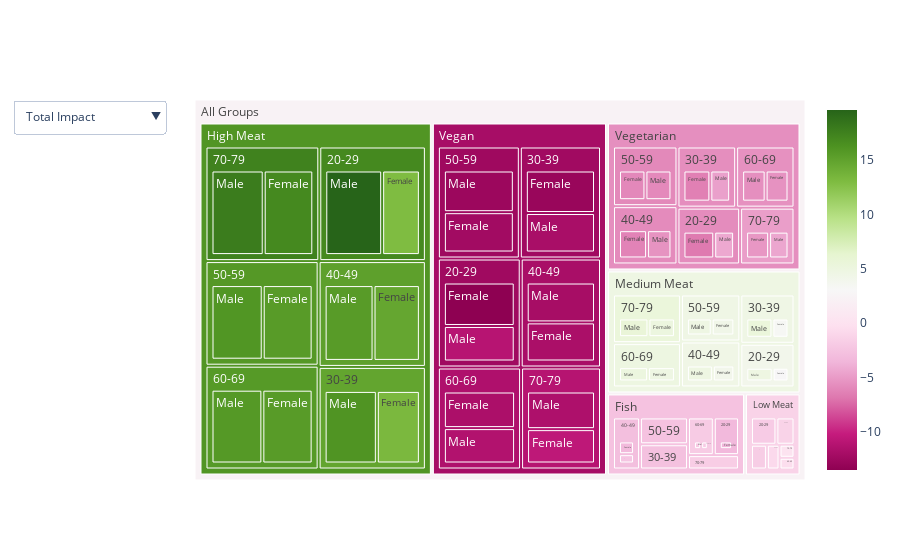

The notebook cell this image was saved under:
### Code cell
import pandas as pd
import plotly.graph_objects as go
import plotly.express as px

# Load and process data
df = pd.read_csv('Results_21Mar2022.csv')

# Aggregate the measures by taking the mean
agg_df = df.groupby(['diet_group', 'age_group', 'sex']).agg(
    {
        'mean_ghgs': ['mean'], 
        'mean_land': ['mean'],
        'mean_watscar': ['mean'],
        'mean_eut': ['mean'],
        'mean_ghgs_ch4': ['mean'],
        'mean_ghgs_n2o': ['mean'],
        'mean_bio': ['mean'],
        'mean_watuse': ['mean'],
        'mean_acid': ['mean']
    }
)
measures = ['mean_ghgs', 'mean_land', 'mean_watscar', 'mean_eut', 'mean_ghgs_ch4', 'mean_ghgs_n2o', 'mean_bio', 'mean_watuse', 'mean_acid']

# Calculate Z-scores
for measure in measures:
    agg_df["z_" + measure] = (agg_df[measure] - agg_df[measure].mean()) / agg_df[measure].std()

# Prepare total impact data
agg_df.reset_index(inplace=True)
agg_df.columns = agg_df.columns.droplevel(1)
cols = [f"z_{measure}" for measure in measures]
agg_df['total_impact'] = agg_df[cols].sum(axis=1)
agg_df['total_impact_abs'] = agg_df['total_impact'].abs()

# Rename groups and sexes for better readability
agg_df['diet_group'] = agg_df['diet_group'].replace({
    'meat100': 'High Meat', 
    'meat': 'Medium Meat', 
    'meat50': 'Low Meat',
    'vegan': 'Vegan',
    'veggie': 'Vegetarian',
    'fish': 'Fish'
})
agg_df['sex'] = agg_df['sex'].replace({'male': 'Male', 'female': 'Female'})

# Prepare long format for individual measures
long_df = agg_df.melt(
    id_vars=['diet_group', 'age_group', 'sex'], 
    value_vars=cols, 
    var_name='measure', 
    value_name='z_score'
)
long_df['measure'] = long_df['measure'].str.replace('z_', '').str.replace('_', ' ').str.title()

long_df.loc[:, 'z_score_abs'] = long_df['z_score'].abs()

# Create treemap for total impact
fig_total = px.treemap(
    agg_df, 
    path=[px.Constant('All Groups'), 'diet_group', 'age_group', 'sex'], 
    values='total_impact_abs', 
    color='total_impact', 
    color_continuous_scale=['darkgreen', 'white', '#bb0000'],
    range_color=(-13, 19)  # Adjusted for total impact range
)

# Create treemap for individual measures
fig_measures = px.treemap(
    long_df, 
    path=[px.Constant('All Groups'), 'diet_group', 'age_group', 'sex', 'measure'], 
    values='z_score_abs', 
    color='z_score', 
    color_continuous_scale=['darkgreen', 'white', '#bb0000'],
    range_color=(-3, 3)  # Adjusted for individual measures range
)

# Combine into a single figure with dropdown
fig = go.Figure()

# Add traces
fig.add_trace(fig_total.data[0])  # Add total impact treemap
fig.add_trace(fig_measures.data[0])  # Add individual measures treemap

# Set initial visibility
fig.data[0].visible = True  # Total impact
fig.data[1].visible = False  # Individual measures

# Create dropdown menu
fig.update_layout(
    updatemenus=[
        {
            "buttons": [
                {
                    "label": "Total Impact",
                    "method": "update",
                    "args": [
                        {"visible": [True, False]},  # Toggle visibility of traces
                        {
                            "coloraxis": {"cmin": -13, "cmax": 19},  # Adjust color scale for total impact
                            "title": "Environmental Impact by Diet Group (Total Impact)",  # Update title
                            "coloraxis_colorbar.title.text": "Value",  # Update colorbar title
                        }
                    ],
                },
                {
                    "label": "Individual Measures",
                    "method": "update",
                    "args": [
                        {"visible": [False, True]},  # Toggle visibility of traces
                        {
                            "coloraxis": {"cmin": -3, "cmax": 3},  # Adjust color scale for individual measures
                            "title": "Environmental Impact by Measure and Diet Group",  # Update title
                            "coloraxis_colorbar.title.text": "Value",  # Update colorbar title
                        }
                    ],
                },
            ],
            "direction": "down",
            "showactive": True,
        }
    ]
)


# # General layout and initial color axis
# fig.update_layout(
#     title="Environmental Impact by Diet Group (Total Impact)",
#     title_font_size=24,
#     coloraxis=dict(
#         colorscale=['darkgreen', 'white', '#bb0000'], 
#         cmin=-13, 
#         cmax=19
#     ),  # Start with total impact color axis
#     coloraxis_colorbar=dict(
#         title="Value",
#         title_font_size=16,
#         tickfont_size=12,
#         orientation="h",
#         xanchor="center", 
#         x=0.5,
#         y=-0.3,
#         title_side="bottom"
#     ),
#     width=1500,
#     height=685,
# )

# Show the interactive plot
fig.show()

### Figure 1 — Plotly figure (JSON) as saved in the notebook; plotly's stock layout.template omitted (floating-point values rounded to 4 significant figures; data arrays with more than 128 entries replaced by an {"elided": "..."} marker saying what was removed)
{"data": [{"branchvalues": "total", "customdata": [[-3.528], [-0.2717], [-3.243], [-1.595], [-3.246], [-2.384], [-2.73], [-2.412], [-1.874], [-2.016], [-2.132], [-0.802], [2.9], [4.821], [3.33], [5.395], [4.045], [4.875], [4.349], [4.77], [4.721], [5.109], [5.12], [5.681], [13.0], [19.61], [13.27], [16.1], [14.74], [15.56], [15.59], [16.0], [15.58], [15.76], [16.95], [17.85], [-2.28], [-0.9518], [-1.812], [0.02328], [-1.585], [-0.7152], [-0.9153], [-0.536], [-0.3627], [-0.4541], [-0.3556], [0.5572], [-13.5], [-11.04], [-12.81], [-11.9], [-11.77], [-12.0], [-12.27], [-12.68], [-11.72], [-11.34], [-10.58], [-11.58], [-6.699], [-4.326], [-6.397], [-4.714], [-6.226], [-5.414], [-6.001], [-5.91], [-5.45], [-5.604], [-5.192], [-4.381], [-3.295], [-2.7], [-2.881], [-2.581], [-1.948], [-1.768], [4.1], [4.607], [4.498], [4.569], [4.923], [5.415], [16.97], [14.82], [15.16], [15.79], [15.67], [17.41], [-1.888], [-1.789], [-1.314], [-0.7752], [-0.4135], [0.2016], [-12.39], [-12.37], [-11.89], [-12.48], [-11.53], [-11.1], [-5.768], [-5.683], [-5.848], [-5.956], [-5.528], [-4.821], [-2.586], [4.727], [16.02], [-1.298], [-11.98], [-5.625], [2.309]], "domain": {"x": [0, 1], "y": [0, 1]}, "hovertemplate": "labels=%{label}<br>total_impact_abs=%{value}<br>parent=%{parent}<br>id=%{id}<br>total_impact=%{color}<extra></extra>", "ids": ["All Groups/Fish/20-29/Female", "All Groups/Fish/20-29/Male", "All Groups/Fish/30-39/Female", "All Groups/Fish/30-39/Male", "All Groups/Fish/40-49/Female", "All Groups/Fish/40-49/Male", "All Groups/Fish/50-59/Female", "All Groups/Fish/50-59/Male", "All Groups/Fish/60-69/Female", "All Groups/Fish/60-69/Male", "All Groups/Fish/70-79/Female", "All Groups/Fish/70-79/Male", "All Groups/Medium Meat/20-29/Female", "All Groups/Medium Meat/20-29/Male", "All Groups/Medium Meat/30-39/Female", "All Groups/Medium Meat/30-39/Male", "All Groups/Medium Meat/40-49/Female", "All Groups/Medium Meat/40-49/Male", "All Groups/Medium Meat/50-59/Female", "All Groups/Medium Meat/50-59/Male", "All Groups/Medium Meat/60-69/Female", "All Groups/Medium Meat/60-69/Male", "All Groups/Medium Meat/70-79/Female", "All Groups/Medium Meat/70-79/Male", "All Groups/High Meat/20-29/Female", "All Groups/High Meat/20-29/Male", "All Groups/High Meat/30-39/Female", "All Groups/High Meat/30-39/Male", "All Groups/High Meat/40-49/Female", "All Groups/High Meat/40-49/Male", "All Groups/High Meat/50-59/Female", "All Groups/High Meat/50-59/Male", "All Groups/High Meat/60-69/Female", "All Groups/High Meat/60-69/Male", "All Groups/High Meat/70-79/Female", "All Groups/High Meat/70-79/Male", "All Groups/Low Meat/20-29/Female", "All Groups/Low Meat/20-29/Male", "All Groups/Low Meat/30-39/Female", "All Groups/Low Meat/30-39/Male", "All Groups/Low Meat/40-49/Female", "All Groups/Low Meat/40-49/Male", "All Groups/Low Meat/50-59/Female", "All Groups/Low Meat/50-59/Male", "All Groups/Low Meat/60-69/Female", "All Groups/Low Meat/60-69/Male", "All Groups/Low Meat/70-79/Female", "All Groups/Low Meat/70-79/Male", "All Groups/Vegan/20-29/Female", "All Groups/Vegan/20-29/Male", "All Groups/Vegan/30-39/Female", "All Groups/Vegan/30-39/Male", "All Groups/Vegan/40-49/Female", "All Groups/Vegan/40-49/Male", "All Groups/Vegan/50-59/Female", "All Groups/Vegan/50-59/Male", "All Groups/Vegan/60-69/Female", "All Groups/Vegan/60-69/Male", "All Groups/Vegan/70-79/Female", "All Groups/Vegan/70-79/Male", "All Groups/Vegetarian/20-29/Female", "All Groups/Vegetarian/20-29/Male", "All Groups/Vegetarian/30-39/Female", "All Groups/Vegetarian/30-39/Male", "All Groups/Vegetarian/40-49/Female", "All Groups/Vegetarian/40-49/Male", "All Groups/Vegetarian/50-59/Female", "All Groups/Vegetarian/50-59/Male", "All Groups/Vegetarian/60-69/Female", "All Groups/Vegetarian/60-69/Male", "All Groups/Vegetarian/70-79/Female", "All Groups/Vegetarian/70-79/Male", "All Groups/Fish/20-29", "All Groups/Fish/30-39", "All Groups/Fish/40-49", "All Groups/Fish/50-59", "All Groups/Fish/60-69", "All Groups/Fish/70-79", "All Groups/Medium Meat/20-29", "All Groups/Medium Meat/30-39", "All Groups/Medium Meat/40-49", "All Groups/Medium Meat/50-59", "All Groups/Medium Meat/60-69", "All Groups/Medium Meat/70-79", "All Groups/High Meat/20-29", "All Groups/High Meat/30-39", "All Groups/High Meat/40-49", "All Groups/High Meat/50-59", "All Groups/High Meat/60-69", "All Groups/High Meat/70-79", "All Groups/Low Meat/20-29", "All Groups/Low Meat/30-39", "All Groups/Low Meat/40-49", "All Groups/Low Meat/50-59", "All Groups/Low Meat/60-69", "All Groups/Low Meat/70-79", "All Groups/Vegan/20-29", "All Groups/Vegan/30-39", "All Groups/Vegan/40-49", "All Groups/Vegan/50-59", "All Groups/Vegan/60-69", "All Groups/Vegan/70-79", "All Groups/Vegetarian/20-29", "All Groups/Vegetarian/30-39", "All Groups/Vegetarian/40-49", "All Groups/Vegetarian/50-59", "All Groups/Vegetarian/60-69", "All Groups/Vegetarian/70-79", "All Groups/Fish", "All Groups/Medium Meat", "All Groups/High Meat", "All Groups/Low Meat", "All Groups/Vegan", "All Groups/Vegetarian", "All Groups"], "labels": ["Female", "Male", "Female", "Male", "Female", "Male", "Female", "Male", "Female", "Male", "Female", "Male", "Female", "Male", "Female", "Male", "Female", "Male", "Female", "Male", "Female", "Male", "Female", "Male", "Female", "Male", "Female", "Male", "Female", "Male", "Female", "Male", "Female", "Male", "Female", "Male", "Female", "Male", "Female", "Male", "Female", "Male", "Female", "Male", "Female", "Male", "Female", "Male", "Female", "Male", "Female", "Male", "Female", "Male", "Female", "Male", "Female", "Male", "Female", "Male", "Female", "Male", "Female", "Male", "Female", "Male", "Female", "Male", "Female", "Male", "Female", "Male", "20-29", "30-39", "40-49", "50-59", "60-69", "70-79", "20-29", "30-39", "40-49", "50-59", "60-69", "70-79", "20-29", "30-39", "40-49", "50-59", "60-69", "70-79", "20-29", "30-39", "40-49", "50-59", "60-69", "70-79", "20-29", "30-39", "40-49", "50-59", "60-69", "70-79", "20-29", "30-39", "40-49", "50-59", "60-69", "70-79", "Fish", "Medium Meat", "High Meat", "Low Meat", "Vegan", "Vegetarian", "All Groups"], "marker": {"coloraxis": "coloraxis", "colors": [-3.528, -0.2717, -3.243, -1.595, -3.246, -2.384, -2.73, -2.412, -1.874, -2.016, -2.132, -0.802, 2.9, 4.821, 3.33, 5.395, 4.045, 4.875, 4.349, 4.77, 4.721, 5.109, 5.12, 5.681, 13.0, 19.61, 13.27, 16.1, 14.74, 15.56, 15.59, 16.0, 15.58, 15.76, 16.95, 17.85, -2.28, -0.9518, -1.812, 0.02328, -1.585, -0.7152, -0.9153, -0.536, -0.3627, -0.4541, -0.3556, 0.5572, -13.5, -11.04, -12.81, -11.9, -11.77, -12.0, -12.27, -12.68, -11.72, -11.34, -10.58, -11.58, -6.699, -4.326, -6.397, -4.714, -6.226, -5.414, -6.001, -5.91, -5.45, -5.604, -5.192, -4.381, -3.295, -2.7, -2.881, -2.581, -1.948, -1.768, 4.1, 4.607, 4.498, 4.569, 4.923, 5.415, 16.97, 14.82, 15.16, 15.79, 15.67, 17.41, -1.888, -1.789, -1.314, -0.7752, -0.4135, 0.2016, -12.39, -12.37, -11.89, -12.48, -11.53, -11.1, -5.768, -5.683, -5.848, -5.956, -5.528, -4.821, -2.586, 4.727, 16.02, -1.298, -11.98, -5.625, 2.309]}, "name": "", "parents": ["All Groups/Fish/20-29", "All Groups/Fish/20-29", "All Groups/Fish/30-39", "All Groups/Fish/30-39", "All Groups/Fish/40-49", "All Groups/Fish/40-49", "All Groups/Fish/50-59", "All Groups/Fish/50-59", "All Groups/Fish/60-69", "All Groups/Fish/60-69", "All Groups/Fish/70-79", "All Groups/Fish/70-79", "All Groups/Medium Meat/20-29", "All Groups/Medium Meat/20-29", "All Groups/Medium Meat/30-39", "All Groups/Medium Meat/30-39", "All Groups/Medium Meat/40-49", "All Groups/Medium Meat/40-49", "All Groups/Medium Meat/50-59", "All Groups/Medium Meat/50-59", "All Groups/Medium Meat/60-69", "All Groups/Medium Meat/60-69", "All Groups/Medium Meat/70-79", "All Groups/Medium Meat/70-79", "All Groups/High Meat/20-29", "All Groups/High Meat/20-29", "All Groups/High Meat/30-39", "All Groups/High Meat/30-39", "All Groups/High Meat/40-49", "All Groups/High Meat/40-49", "All Groups/High Meat/50-59", "All Groups/High Meat/50-59", "All Groups/High Meat/60-69", "All Groups/High Meat/60-69", "All Groups/High Meat/70-79", "All Groups/High Meat/70-79", "All Groups/Low Meat/20-29", "All Groups/Low Meat/20-29", "All Groups/Low Meat/30-39", "All Groups/Low Meat/30-39", "All Groups/Low Meat/40-49", "All Groups/Low Meat/40-49", "All Groups/Low Meat/50-59", "All Groups/Low Meat/50-59", "All Groups/Low Meat/60-69", "All Groups/Low Meat/60-69", "All Groups/Low Meat/70-79", "All Groups/Low Meat/70-79", "All Groups/Vegan/20-29", "All Groups/Vegan/20-29", "All Groups/Vegan/30-39", "All Groups/Vegan/30-39", "All Groups/Vegan/40-49", "All Groups/Vegan/40-49", "All Groups/Vegan/50-59", "All Groups/Vegan/50-59", "All Groups/Vegan/60-69", "All Groups/Vegan/60-69", "All Groups/Vegan/70-79", "All Groups/Vegan/70-79", "All Groups/Vegetarian/20-29", "All Groups/Vegetarian/20-29", "All Groups/Vegetarian/30-39", "All Groups/Vegetarian/30-39", "All Groups/Vegetarian/40-49", "All Groups/Vegetarian/40-49", "All Groups/Vegetarian/50-59", "All Groups/Vegetarian/50-59", "All Groups/Vegetarian/60-69", "All Groups/Vegetarian/60-69", "All Groups/Vegetarian/70-79", "All Groups/Vegetarian/70-79", "All Groups/Fish", "All Groups/Fish", "All Groups/Fish", "All Groups/Fish", "All Groups/Fish", "All Groups/Fish", "All Groups/Medium Meat", "All Groups/Medium Meat", "All Groups/Medium Meat", "All Groups/Medium Meat", "All Groups/Medium Meat", "All Groups/Medium Meat", "All Groups/High Meat", "All Groups/High Meat", "All Groups/High Meat", "All Groups/High Meat", "All Groups/High Meat", "All Groups/High Meat", "All Groups/Low Meat", "All Groups/Low Meat", "All Groups/Low Meat", "All Groups/Low Meat", "All Groups/Low Meat", "All Groups/Low Meat", "All Groups/Vegan", "All Groups/Vegan", "All Groups/Vegan", "All Groups/Vegan", "All Groups/Vegan", "All Groups/Vegan", "All Groups/Vegetarian", "All Groups/Vegetarian", "All Groups/Vegetarian", "All Groups/Vegetarian", "All Groups/Vegetarian", "All Groups/Vegetarian", "All Groups", "All Groups", "All Groups", "All Groups", "All Groups", "All Groups", ""], "type": "treemap", "values": [3.528, 0.2717, 3.243, 1.595, 3.246, 2.384, 2.73, 2.412, 1.874, 2.016, 2.132, 0.802, 2.9, 4.821, 3.33, 5.395, 4.045, 4.875, 4.349, 4.77, 4.721, 5.109, 5.12, 5.681, 13.0, 19.61, 13.27, 16.1, 14.74, 15.56, 15.59, 16.0, 15.58, 15.76, 16.95, 17.85, 2.28, 0.9518, 1.812, 0.02328, 1.585, 0.7152, 0.9153, 0.536, 0.3627, 0.4541, 0.3556, 0.5572, 13.5, 11.04, 12.81, 11.9, 11.77, 12.0, 12.27, 12.68, 11.72, 11.34, 10.58, 11.58, 6.699, 4.326, 6.397, 4.714, 6.226, 5.414, 6.001, 5.91, 5.45, 5.604, 5.192, 4.381, 3.799, 4.839, 5.63, 5.142, 3.89, 2.934, 7.721, 8.725, 8.919, 9.119, 9.83, 10.8, 32.6, 29.37, 30.3, 31.58, 31.35, 34.8, 3.231, 1.835, 2.3, 1.451, 0.8168, 0.9128, 24.54, 24.71, 23.77, 24.95, 23.06, 22.15, 11.02, 11.11, 11.64, 11.91, 11.05, 9.573, 26.23, 55.11, 190.0, 10.55, 143.2, 66.31, 491.4], "visible": true}, {"branchvalues": "total", "customdata": {"elided": "763x1 float values"}, "domain": {"x": [0, 1], "y": [0, 1]}, "hovertemplate": "labels=%{label}<br>z_score_abs=%{value}<br>parent=%{parent}<br>id=%{id}<br>z_score=%{color}<extra></extra>", "ids": {"elided": "763 str values"}, "labels": {"elided": "763 str values"}, "marker": {"coloraxis": "coloraxis", "colors": {"elided": "763 float values"}}, "name": "", "parents": {"elided": "763 str values"}, "type": "treemap", "values": {"elided": "763 float values"}, "visible": false}], "layout": {"updatemenus": [{"buttons": [{"args": [{"visible": [true, false]}, {"coloraxis": {"cmax": 19, "cmin": -13}, "coloraxis_colorbar.title.text": "Value", "title": "Environmental Impact by Diet Group (Total Impact)"}], "label": "Total Impact", "method": "update"}, {"args": [{"visible": [false, true]}, {"coloraxis": {"cmax": 3, "cmin": -3}, "coloraxis_colorbar.title.text": "Value", "title": "Environmental Impact by Measure and Diet Group"}], "label": "Individual Measures", "method": "update"}], "direction": "down", "showactive": true}]}}
